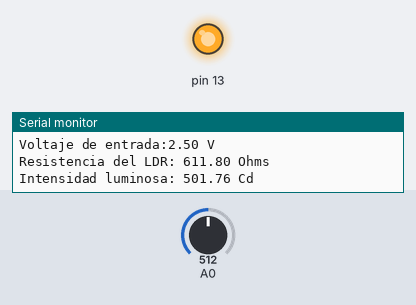
Bench run of a sketch on a simulated Arduino Uno, built with avr-gcc and run on an emulated ATmega328P. Parts: output pins drawn as LEDs (lit = HIGH), the last lines printed to the serial monitor. Inputs (shaded band) come from the test bench; at power-on: A0 = 512.

Above: at 5.5 s.
5.6 s: A0 set to 769
7.3 s: A0 set to 797
At 8.6 s:
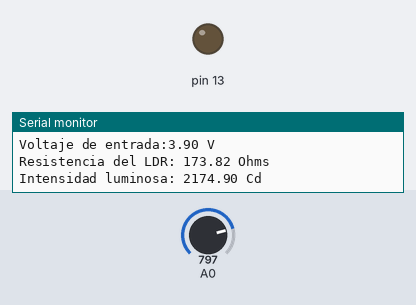
9.7 s: A0 set to 716
At 11.3 s:
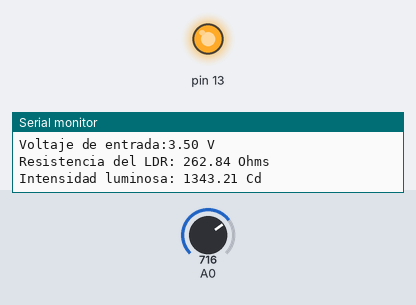
Timing chart, 0 to 12.8 s (numbered marks = the images above; inputs shaded):
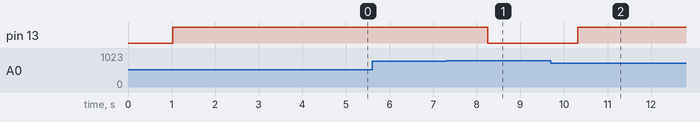

The sketch:

LDR.ino
```cpp
void setup() {
  pinMode(A0,INPUT);
  pinMode(13,OUTPUT);
  Serial.begin(9600);
}

void loop() {
  float v, Rl,Il;
  delay(1000);
  v=analogRead(A0);
  v=v*(5.0/1023.0);
  Serial.println();
  Serial.print("Voltaje de entrada:");
  Serial.print(v);
  Serial.print(" V");
  Serial.println();
  Rl=613*((5/v)-1);
  Il=pow((Rl/126951),-1.1655);

  Serial.print("Resistencia del LDR: ");
  Serial.print(Rl);
  Serial.print(" Ohms");
  Serial.println();

  Serial.print("Intensidad luminosa: ");
  Serial.print(Il);
  Serial.print(" Cd");
  Serial.println();

  if(Il<=2000){
     digitalWrite(13,HIGH);
   }else{
     digitalWrite(13,LOW);
   }
}
```

Measured:
- the behaviour switches between 784 and 785 on A0 (found by bisection; images 0 and 1)
- after the input at 7.3 s, pin 13: HIGH → LOW after 0.95 s
- after the input at 9.7 s, pin 13: LOW → HIGH after 0.62 s
